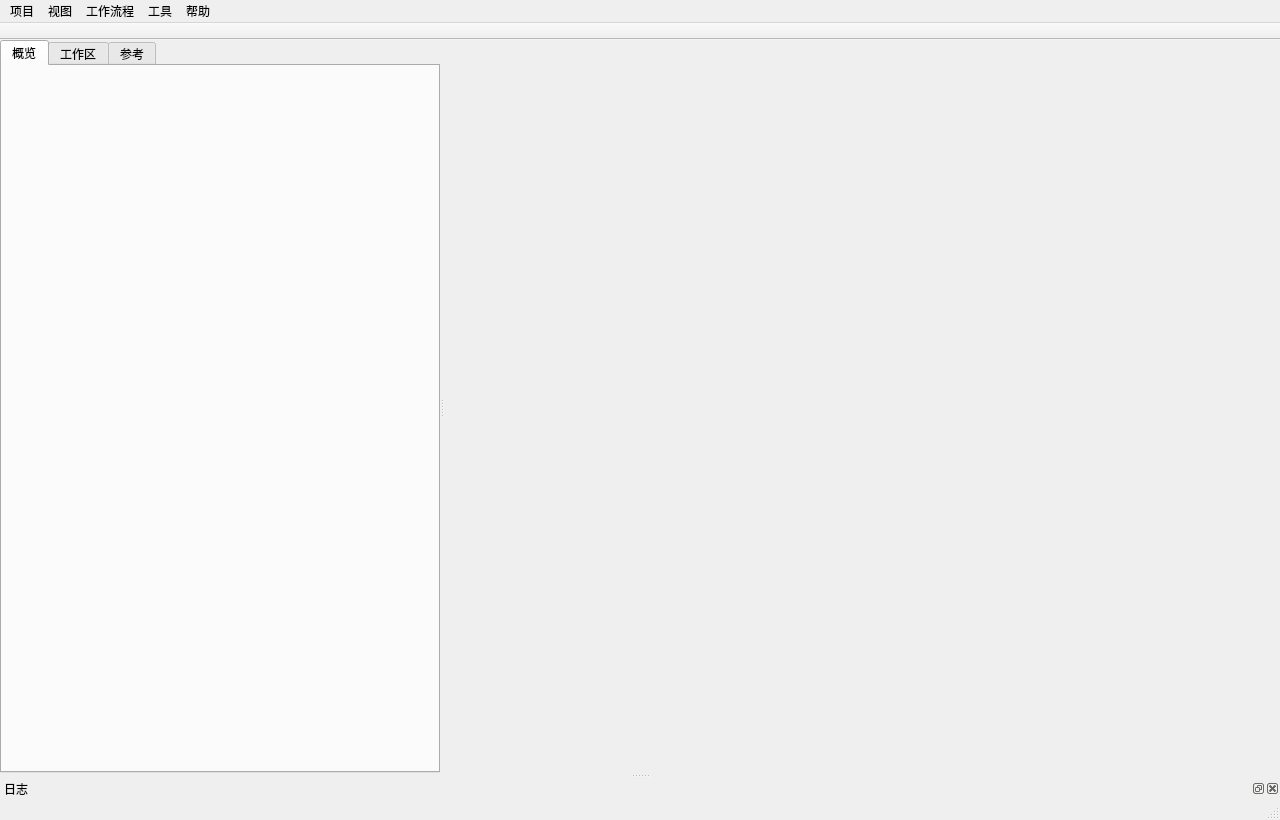
<?xml version="1.0" encoding="UTF-8"?>
<ui version="4.0">
 <class>MainWindow</class>
 <widget class="QMainWindow" name="MainWindow">
  <property name="geometry">
   <rect>
    <x>0</x>
    <y>0</y>
    <width>1280</width>
    <height>820</height>
   </rect>
  </property>
  <property name="windowTitle">
   <string>PlaScan</string>
  </property>
  <widget class="QWidget" name="centralWidget">
   <layout class="QVBoxLayout" name="centralLayout">
    <property name="spacing">
     <number>0</number>
    </property>
    <property name="leftMargin">
     <number>0</number>
    </property>
    <property name="topMargin">
     <number>0</number>
    </property>
    <property name="rightMargin">
     <number>0</number>
    </property>
    <property name="bottomMargin">
     <number>0</number>
    </property>
    <item>
     <widget class="QSplitter" name="mainSplitter">
      <property name="orientation">
       <enum>Qt::Horizontal</enum>
      </property>
      <property name="childrenCollapsible">
       <bool>false</bool>
      </property>
      <widget class="QTabWidget" name="leftTabs">
       <property name="minimumSize">
        <size>
         <width>220</width>
         <height>0</height>
        </size>
       </property>
       <property name="maximumSize">
        <size>
         <width>440</width>
         <height>16777215</height>
        </size>
       </property>
       <property name="currentIndex">
        <number>0</number>
       </property>
       <widget class="ProjectDashboardWidget" name="dashboardWidget">
        <attribute name="title">
         <string>概览</string>
        </attribute>
       </widget>
       <widget class="DataTreeWidget" name="dataTree">
        <attribute name="title">
         <string>工作区</string>
        </attribute>
       </widget>
       <widget class="ReferencePanelWidget" name="referencePanel">
        <attribute name="title">
         <string>参考</string>
        </attribute>
       </widget>
      </widget>
      <widget class="WorkspaceCenterWidget" name="workspaceCenter"/>
     </widget>
    </item>
   </layout>
  </widget>
  <widget class="QMenuBar" name="menubar">
   <property name="geometry">
    <rect>
     <x>0</x>
     <y>0</y>
     <width>1280</width>
     <height>22</height>
    </rect>
   </property>
   <widget class="QMenu" name="menuProject">
    <property name="title">
     <string>项目</string>
    </property>
    <widget class="QMenu" name="menuRecentProjects">
     <property name="title">
      <string>最近打开</string>
     </property>
    </widget>
    <widget class="QMenu" name="menuExport">
     <property name="title">
      <string>导出</string>
     </property>
     <addaction name="actionExportMatchedPairs"/>
    </widget>
    <addaction name="actionNewProject"/>
    <addaction name="actionOpenProject"/>
    <addaction name="menuRecentProjects"/>
    <addaction name="actionSaveProject"/>
    <addaction name="menuExport"/>
    <addaction name="separator"/>
    <addaction name="actionMinimize"/>
    <addaction name="actionExit"/>
   </widget>
   <widget class="QMenu" name="menuView">
    <property name="title">
     <string>视图</string>
    </property>
    <widget class="QMenu" name="menuWindow">
     <property name="title">
      <string>窗口</string>
     </property>
    </widget>
   </widget>
   <widget class="QMenu" name="menuWorkflow">
    <property name="title">
     <string>工作流程</string>
    </property>
    <addaction name="actionAddPhoto"/>
    <addaction name="actionAddFolder"/>
    <addaction name="separator"/>
    <addaction name="actionWorkflowAerialTriangulation"/>
    <addaction name="actionCreateDEM"/>
    <addaction name="actionGenerateOrtho"/>
   </widget>
   <widget class="QMenu" name="menuTools">
    <property name="title">
     <string>工具</string>
    </property>
    <widget class="QMenu" name="menuIntersectionCheck">
     <property name="title">
      <string>前方交汇精度检验</string>
     </property>
     <addaction name="actionIntersectionCheck"/>
     <addaction name="actionIntersectionViewResults"/>
    </widget>
    <addaction name="actionOverlapAnalysis"/>
    <addaction name="menuIntersectionCheck"/>
    <addaction name="separator"/>
    <addaction name="actionManualPointCloudPrune"/>
    <addaction name="separator"/>
    <addaction name="actionViewWorkflowReport"/>
   </widget>
   <widget class="QMenu" name="menuHelp">
    <property name="title">
     <string>帮助</string>
    </property>
    <addaction name="actionAbout"/>
   </widget>
   <addaction name="menuProject"/>
   <addaction name="menuView"/>
   <addaction name="menuWorkflow"/>
   <addaction name="menuTools"/>
   <addaction name="menuHelp"/>
  </widget>
  <widget class="QStatusBar" name="statusbar"/>
  <widget class="QToolBar" name="mainToolBar">
   <property name="windowTitle">
    <string>工具</string>
   </property>
   <property name="movable">
    <bool>false</bool>
   </property>
   <property name="floatable">
    <bool>false</bool>
   </property>
   <property name="toolButtonStyle">
    <enum>Qt::ToolButtonIconOnly</enum>
   </property>
   <property name="iconSize">
    <size>
     <width>26</width>
     <height>26</height>
    </size>
   </property>
   <attribute name="toolBarArea">
    <enum>TopToolBarArea</enum>
   </attribute>
   <attribute name="toolBarBreak">
    <bool>false</bool>
   </attribute>
  </widget>
  <widget class="QDockWidget" name="logDock">
   <property name="windowTitle">
    <string>日志</string>
   </property>
   <property name="allowedAreas">
    <set>Qt::AllDockWidgetAreas</set>
   </property>
   <property name="features">
    <set>QDockWidget::DockWidgetClosable|QDockWidget::DockWidgetMovable|QDockWidget::DockWidgetFloatable</set>
   </property>
   <attribute name="dockWidgetArea">
    <number>8</number>
   </attribute>
   <widget class="LogPanel" name="logPanel"/>
  </widget>
  <action name="actionNewProject">
   <property name="text">
    <string>新建项目</string>
   </property>
  </action>
  <action name="actionOpenProject">
   <property name="text">
    <string>打开项目</string>
   </property>
  </action>
  <action name="actionSaveProject">
   <property name="text">
    <string>保存项目</string>
   </property>
   <property name="toolTip">
    <string>保存当前项目元数据和处理结果索引</string>
   </property>
  </action>
  <action name="actionExportMatchedPairs">
   <property name="text">
    <string>导出匹配对(.lis)</string>
   </property>
  </action>
  <action name="actionMinimize">
   <property name="text">
    <string>最小化</string>
   </property>
  </action>
  <action name="actionExit">
   <property name="text">
    <string>退出</string>
   </property>
  </action>
  <action name="actionZoomIn">
   <property name="text">
    <string>放大</string>
   </property>
   <property name="shortcut">
    <string>Ctrl++</string>
   </property>
  </action>
  <action name="actionZoomOut">
   <property name="text">
    <string>缩小</string>
   </property>
   <property name="shortcut">
    <string>Ctrl+-</string>
   </property>
  </action>
  <action name="actionResetView">
   <property name="text">
    <string>重置视图</string>
   </property>
  </action>
  <action name="actionToggleGizmo">
   <property name="checkable">
    <bool>true</bool>
   </property>
   <property name="checked">
    <bool>true</bool>
   </property>
   <property name="text">
    <string>显示轨迹球</string>
   </property>
   <property name="toolTip">
    <string>显示或隐藏 3D 视图中的旋转轨迹球</string>
   </property>
  </action>
  <action name="actionToggleCameras">
   <property name="checkable">
    <bool>true</bool>
   </property>
   <property name="checked">
    <bool>true</bool>
   </property>
   <property name="text">
    <string>显示相机</string>
   </property>
   <property name="toolTip">
    <string>显示或隐藏 3D 视图中的相机光心、视锥体和文件名标签</string>
   </property>
  </action>
  <action name="actionToggleHenanUniversityBrand">
   <property name="checkable">
    <bool>true</bool>
   </property>
   <property name="checked">
    <bool>true</bool>
   </property>
   <property name="text">
    <string>河南大学校徽</string>
   </property>
   <property name="toolTip">
    <string>显示或隐藏主工具栏中的河南大学校徽</string>
   </property>
  </action>
  <action name="actionFeatureVisualization">
   <property name="text">
    <string>特征点 可视化设置...</string>
   </property>
  </action>
  <action name="actionToggleLog">
   <property name="checkable">
    <bool>true</bool>
   </property>
   <property name="checked">
    <bool>true</bool>
   </property>
   <property name="text">
    <string>日志</string>
   </property>
  </action>
  <action name="actionAddPhoto">
   <property name="text">
    <string>添加照片</string>
   </property>
   <property name="toolTip">
    <string>向当前项目添加单张或多张影像</string>
   </property>
  </action>
  <action name="actionAddFolder">
   <property name="text">
    <string>添加文件夹</string>
   </property>
   <property name="toolTip">
    <string>从文件夹批量导入影像</string>
   </property>
  </action>
  <action name="actionWorkflowAerialTriangulation">
   <property name="text">
    <string>空中三角测量...</string>
   </property>
   <property name="toolTip">
    <string>打开对齐照片参数对话框</string>
   </property>
  </action>
  <action name="actionCreateDEM">
   <property name="text">
    <string>创建 DEM</string>
   </property>
   <property name="toolTip">
    <string>从当前重建结果生成数字高程模型</string>
   </property>
  </action>
  <action name="actionGenerateOrtho">
   <property name="text">
    <string>生成正射影像</string>
   </property>
   <property name="toolTip">
    <string>基于 DEM 和影像生成正射影像产品</string>
   </property>
  </action>
  <action name="actionOverlapAnalysis">
   <property name="text">
    <string>重叠度获取</string>
   </property>
  </action>
  <action name="actionIntersectionCheck">
   <property name="text">
    <string>检测交汇</string>
   </property>
  </action>
  <action name="actionIntersectionViewResults">
   <property name="text">
    <string>查看结果</string>
   </property>
  </action>
  <action name="actionManualPointCloudPrune">
   <property name="text">
    <string>手动点云剔除</string>
   </property>
   <property name="toolTip">
    <string>打开点云交互剔除工具</string>
   </property>
  </action>
  <action name="actionViewWorkflowReport">
   <property name="text">
    <string>查看工作流程报告...</string>
   </property>
  </action>
  <action name="actionAbout">
   <property name="text">
    <string>关于</string>
   </property>
  </action>
 </widget>
 <customwidgets>
  <customwidget>
   <class>ProjectDashboardWidget</class>
   <extends>QWidget</extends>
   <header>ProjectDashboardWidget.h</header>
  </customwidget>
  <customwidget>
   <class>DataTreeWidget</class>
   <extends>QWidget</extends>
   <header>DataTreeWidget.h</header>
  </customwidget>
  <customwidget>
   <class>ReferencePanelWidget</class>
   <extends>QWidget</extends>
   <header>ReferencePanelWidget.h</header>
  </customwidget>
  <customwidget>
   <class>WorkspaceCenterWidget</class>
   <extends>QWidget</extends>
   <header>WorkspaceCenterWidget.h</header>
  </customwidget>
  <customwidget>
   <class>LogPanel</class>
   <extends>QWidget</extends>
   <header>LogPanel.h</header>
  </customwidget>
 </customwidgets>
 <resources/>
 <connections/>
</ui>
